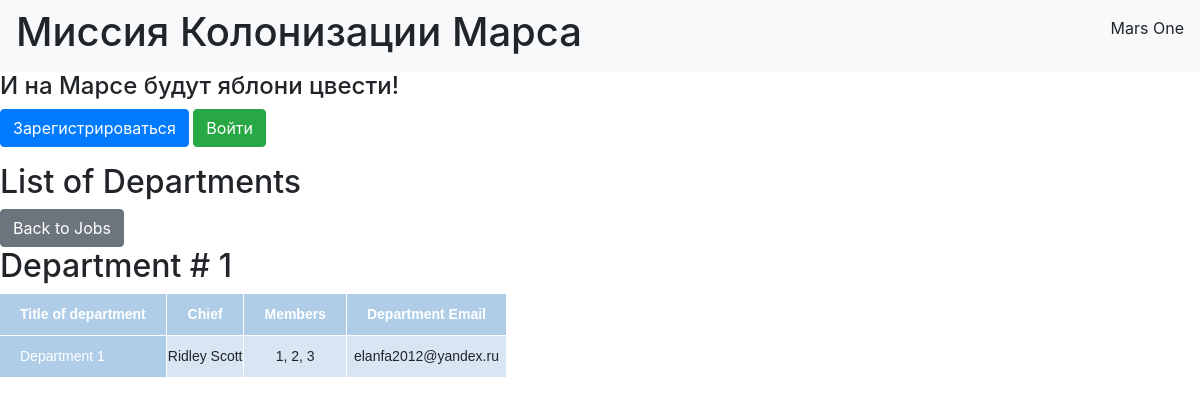
The page /departments on the database its author committed.
### data/departments.py (models this page shows)
class Department(SqlAlchemyBase):
    __tablename__ = "department"
    id = sqlalchemy.Column(sqlalchemy.Integer, primary_key=True, autoincrement=True)
    title = sqlalchemy.Column(sqlalchemy.String, nullable=True)
    chief = sqlalchemy.Column(sqlalchemy.Integer, sqlalchemy.ForeignKey("users.id"))
    members = sqlalchemy.Column(sqlalchemy.String, nullable=True)
    email = sqlalchemy.Column(sqlalchemy.String, nullable=True)
    user = orm.relation("User")

### data/users.py (models this page shows, shortened)
class User(SqlAlchemyBase, UserMixin):
    __tablename__ = "users"
    id = sqlalchemy.Column(sqlalchemy.Integer, primary_key=True, autoincrement=True)
    surname = sqlalchemy.Column(sqlalchemy.String, nullable=True)
    name = sqlalchemy.Column(sqlalchemy.String, nullable=True)
    age = sqlalchemy.Column(sqlalchemy.Integer, nullable=True)
    position = sqlalchemy.Column(sqlalchemy.String, nullable=True)
    speciality = sqlalchemy.Column(sqlalchemy.String, nullable=True)
    address = sqlalchemy.Column(sqlalchemy.String, nullable=True)
    email = sqlalchemy.Column(sqlalchemy.String, unique=True)
    hashed_password = sqlalchemy.Column(sqlalchemy.String, nullable=True)
    modified_date = sqlalchemy.Column(sqlalchemy.DateTime, default=datetime.datetime.now)

### main.py (the view)
@app.route("/departments")
def dprt_table():
    session = db_session.create_session()
    departments_ = session.query(departments.Department).all()
    return render_template("departments.html", departments=departments_, current_user=current_user)

### data/db_session.py (called while the page is built)
def create_session() -> Session:
    global __factory
    return __factory()

### templates/departments.html (shortened to what this page needs)
{% extends "base.html" %}
{% block content %}
<h2>List of Departments</h2>
<a href="/" class="btn btn-secondary">Back to Jobs</a>
{% for department in departments %}
<h2>Department # {{department.id}}</h2>
<table>
    <tr>
        <th scope="col">Title of department</th>
        <th scope="col">Chief</th>
        <th scope="col">Members</th>
        <th scope="col">Department Email</th>
    </tr>
    <tr>
        <td>{{department.title}}</td>
        <td>{{department.user.name}} {{department.user.surname}}</td>
        <td>{{department.members}}</td>
        <td>{{department.email}}</td>
    </tr>
</table>
{% endfor %}
{% endblock %}

### templates/departments.html (style rules this page uses)
table { font-family: "Lucida Sans Unicode", "Lucida Grande", Sans-Serif; font-size: 14px; border-collapse: collapse; text-align: center; }
th, td:first-child { background: #AFCDE7; color: white; padding: 10px 20px; }
th, td { border-style: solid; border-width: 0 1px 1px 0; border-color: white; }
td { background: #D8E6F3; }
th:first-child, td:first-child { text-align: left; }

### rows shown on the page
Department: id "1", title "Department 1", user.name "Ridley", user.surname "Scott", members "1, 2, 3", email "elanfa2012@yandex.ru"
